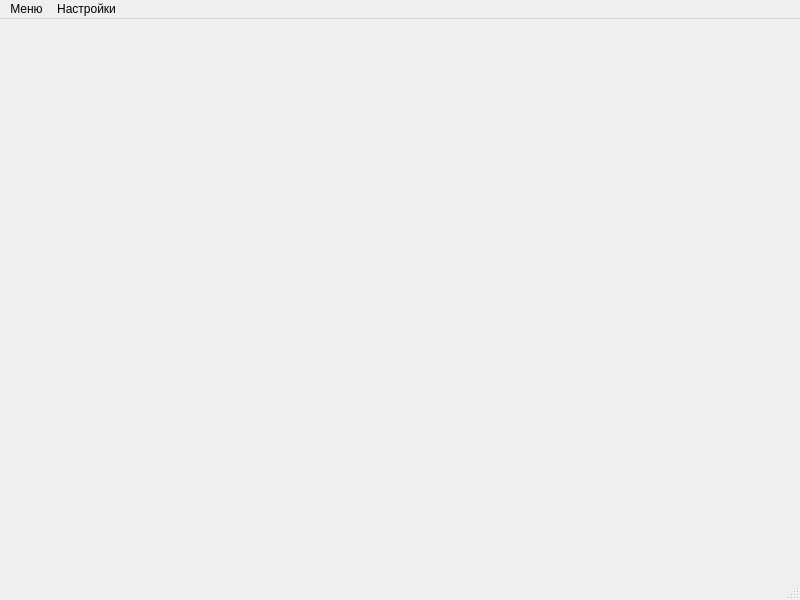
<?xml version="1.0" encoding="UTF-8"?>
<ui version="4.0">
 <class>TClientMainWindow</class>
 <widget class="QMainWindow" name="TClientMainWindow">
  <property name="geometry">
   <rect>
    <x>0</x>
    <y>0</y>
    <width>800</width>
    <height>600</height>
   </rect>
  </property>
  <property name="windowTitle">
   <string>TClientMainWindow</string>
  </property>
  <widget class="QWidget" name="centralWidget"/>
  <widget class="QMenuBar" name="menuBar">
   <property name="geometry">
    <rect>
     <x>0</x>
     <y>0</y>
     <width>800</width>
     <height>23</height>
    </rect>
   </property>
   <widget class="QMenu" name="menu">
    <property name="title">
     <string>Меню</string>
    </property>
   </widget>
   <widget class="QMenu" name="menu_2">
    <property name="title">
     <string>Настройки</string>
    </property>
   </widget>
   <addaction name="menu"/>
   <addaction name="menu_2"/>
  </widget>
  <widget class="QStatusBar" name="statusBar"/>
 </widget>
 <layoutdefault spacing="6" margin="11"/>
 <resources/>
 <connections/>
</ui>
